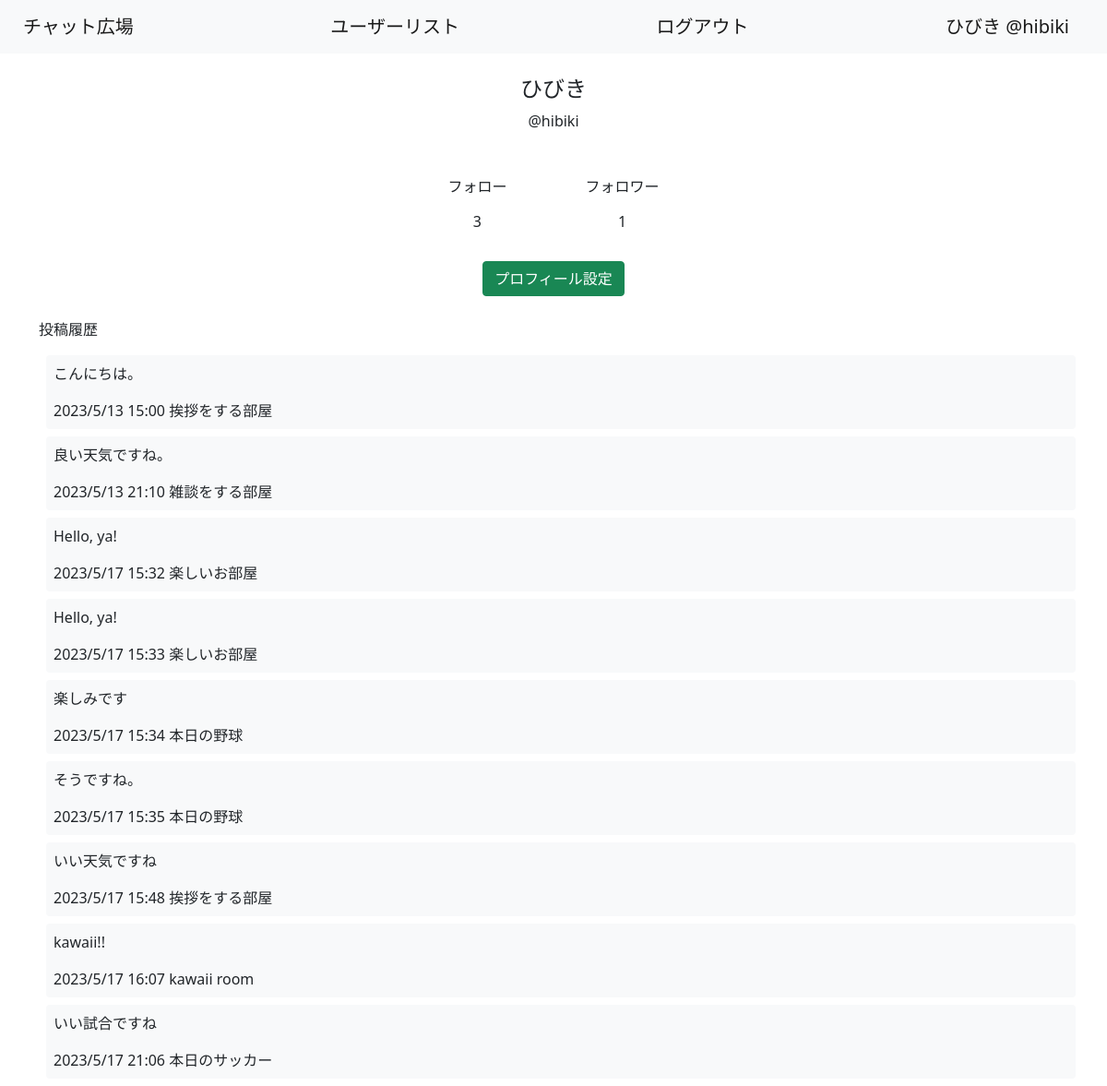
The page /mypage (signed in) on the database as committed earlier.
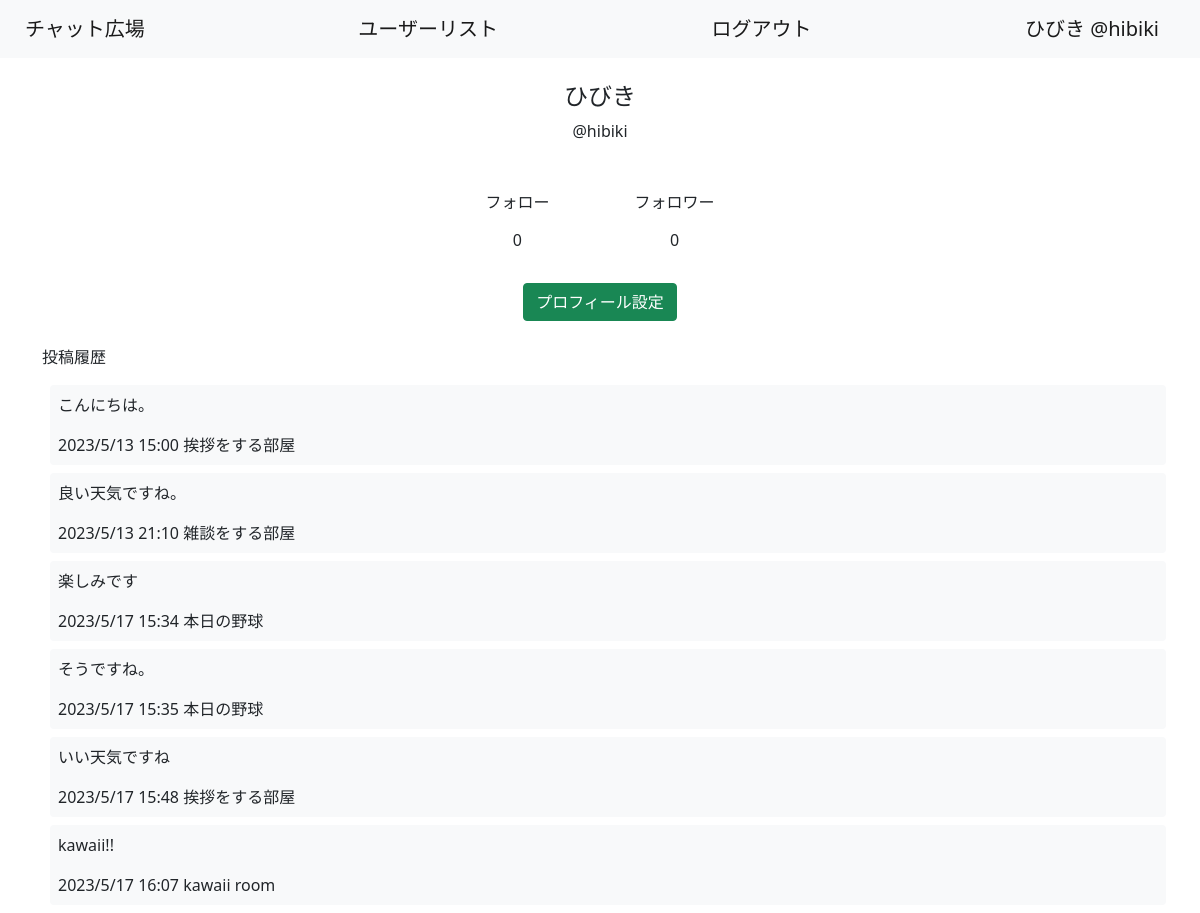
The same page on the database as committed later.
### chatrooms/models.py (models this page shows, shortened)
class CustomUser(AbstractUser):
    user_name = models.CharField(max_length=100, default="no name")
    memo = models.TextField()
    created_at = models.DateTimeField(auto_now_add=True)
    REQUIRED_FIELDS = ["user_name","memo"]
    groups = None
    user_permissions = None
    last_login = None
    first_name = models.CharField(max_length=100, default=" ",null=True)
    last_name = models.CharField(max_length=100, default=" ",null=True)
    email_address = None
    date_joined = None

class Post(models.Model):
    text = models.TextField()
    user = models.ForeignKey(CustomUser, related_name='post', on_delete=models.CASCADE)
    created_at = models.DateTimeField(auto_now_add=True)
    room = models.ForeignKey(Room, related_name='post', on_delete=models.CASCADE)
    deleted = models.BooleanField(default=False)
    image = models.ImageField(upload_to='post', height_field=None, width_field=None, blank=True, max_length=100, default=False)

class Room(models.Model):
    title = models.CharField(max_length=100)
    user = models.ForeignKey(CustomUser, on_delete=models.CASCADE)
    created_at = models.DateTimeField(auto_now_add=True)
    image = models.ImageField(upload_to='room', height_field=None, width_field=None, blank=True, max_length=100, default=False)#サムネ
    def __str__(self):
        return self.title

### chatrooms/views.py (the view)
# urls.py: path('mypage', views.Mypage.as_view(), name='mp'),
class Mypage(LoginRequiredMixin, TemplateView):
    template_name = 'user/mypage.html'
    def get(self, request, **kwargs):
        ctx = {
            'user': self.request.user
        }
        return self.render_to_response(ctx)

### templates/user/mypage.html (shortened to what this page needs)
{% extends 'base.html' %}
{% block content %}
    <div class="container">
      <div class="pt-4" name="name">
        <h4 class="text-center">{{ user.user_name }}</h4>
        <p class="text-center">@{{ user.username }}</p>
        <div class="row justify-content-md-center p-4" name="ff">
          <div class="col-auto row justify-content-md-center" name="follow">
            <a href={%url 'fl1' user.id%} class="btn col-auto text-center text-decoration-none">フォロー</a>
            <a href={%url 'fl1' user.id%} class="btn col-auto text-center text-decoration-none">{{ user.follow.count}}</a>
          </div>
          <div class="col-auto row justify-content-md-center" name="follower">
            <a href={%url 'fl2' user.id%} class="btn col-auto text-center text-decoration-none">フォロワー</a>
            <a href={%url 'fl2' user.id%} class="btn col-auto text-center text-decoration-none">{{ user.follower.count}}</a>
          </div>
        </div>
        <div class="text-center">
          <a href={%url 'uu' user.id%} class="text-center btn btn-success">プロフィール設定</a>
        </div>
      </div>
    </div>
    <div class="container  mt-4">
      <p class="mt-2">投稿履歴{% if user.post.count == 0 %}なし{%endif%}</p>
      {% for post in user.post.all %}
      <div class=" rounded container p-2 m-2 bg-light">
        <a href={%url 'rd' post.room.id%} class="text-dark text-decoration-none">
          <p>{{ post.text }}</p>
          {{ post.created_at|date:"Y/n/j H:i"}}
          {{ post.room }}
        </a>
      </div>
      {% endfor %}
    </div>
{% endblock content %}

### templates/base.html (shortened to what this page needs)
<!doctype html>
<html lang="en">
  <head>
    <link href="https://cdn.jsdelivr.net/npm/bootstrap@5.0.2/dist/css/bootstrap.min.css" rel="stylesheet">
  </head>
  <body>
    <nav class="navbar navbar-light bg-light">
        <div class="container-fluid">
          <a class="navbar-brand btn" href={% url 'rl' %}>チャット広場</a>
          <a class="navbar-brand btn" href={% url 'ul' %}>ユーザーリスト</a>
          {%if user.is_authenticated%}
          <a class="navbar-brand btn" href={% url 'lo' %}>ログアウト</a>
          <a class="navbar-brand btn" href={% url 'mp' %}>{{user.user_name}} @{{ user.username}}</a>
          {%else%}
          <a class="navbar-brand btn" href={% url 'li' %}>ログイン</a>
          {%endif%}
        </div>
      </nav>
      {% block content %}{% endblock content %}
  </body>
</html>

Rows that differ between the two databases and show on the page:
removed Post: text "Hello, ya!", created_at "2023/5/17 15:32", room "楽しいお部屋"
removed Post: text "Hello, ya!", created_at "2023/5/17 15:33", room "楽しいお部屋"
removed Post: text "いい試合ですね", created_at "2023/5/17 21:06", room "本日のサッカー"
computed for CustomUser "ひびき": follow.count "3" → "0"; follower.count "1" → "0"
